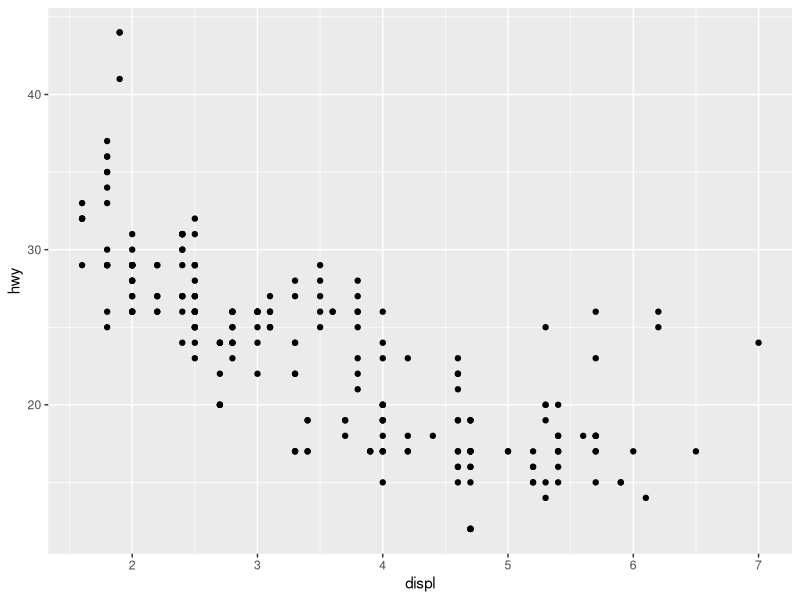
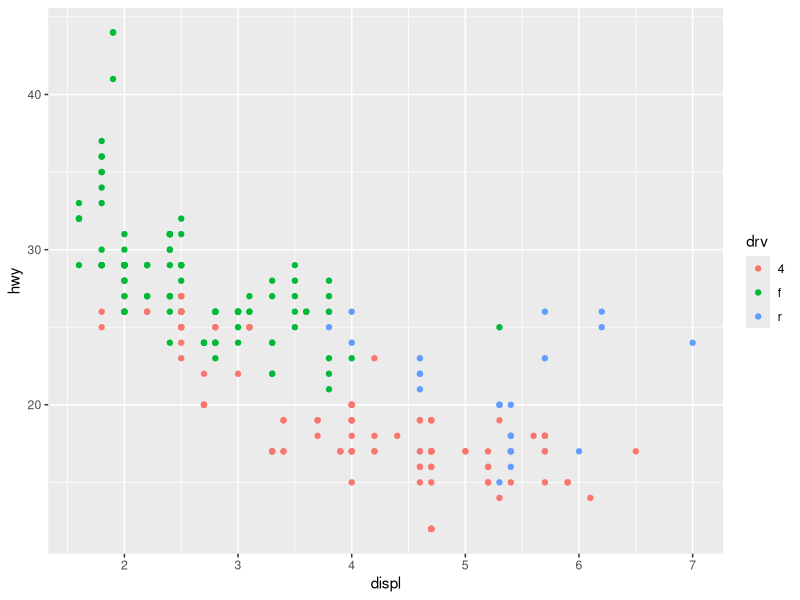
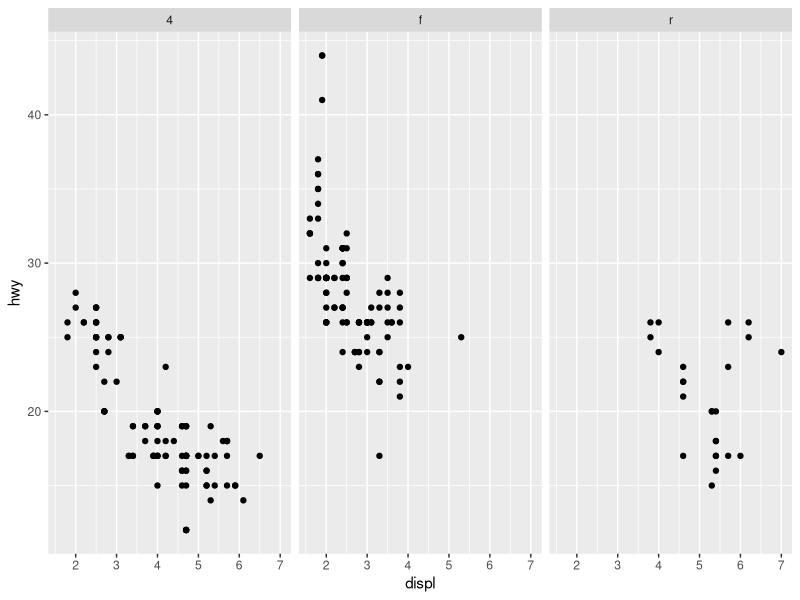
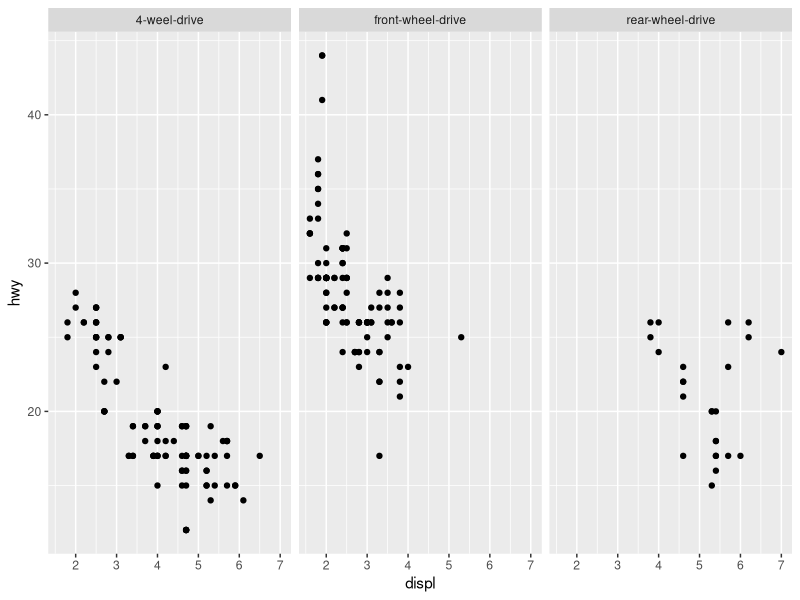
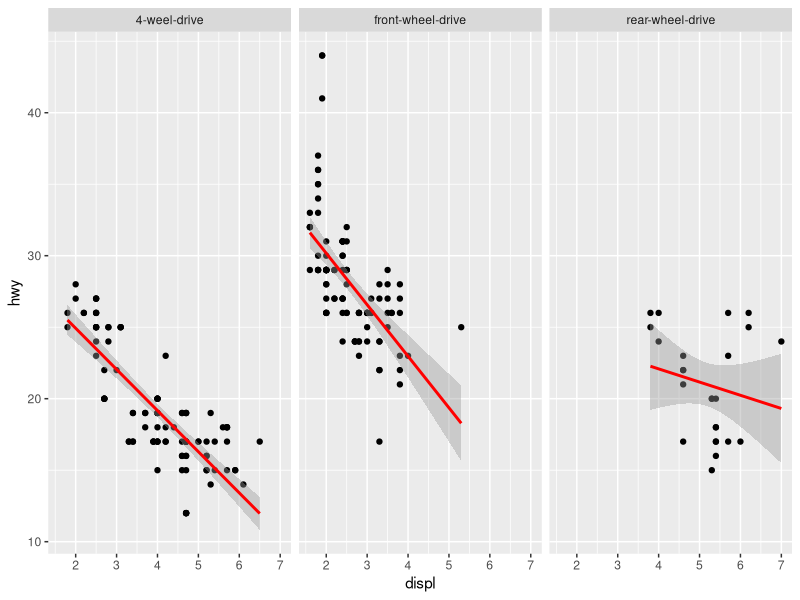
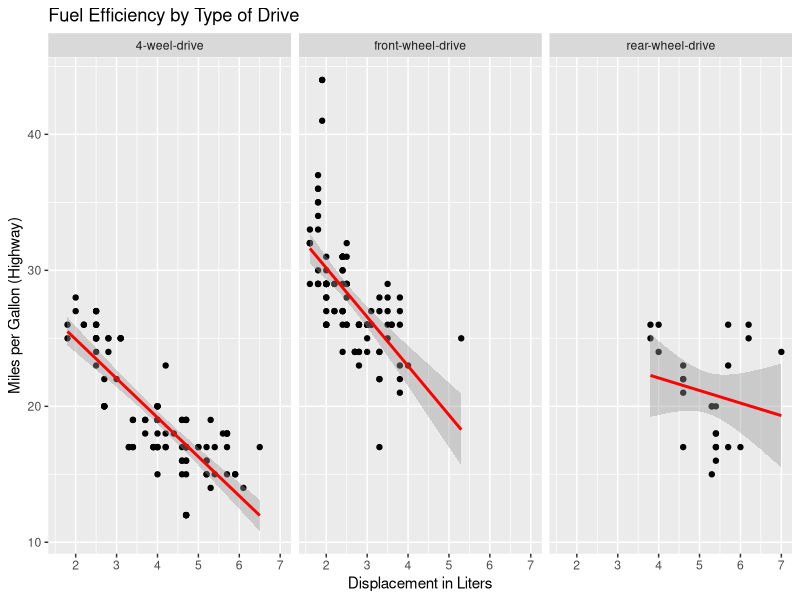
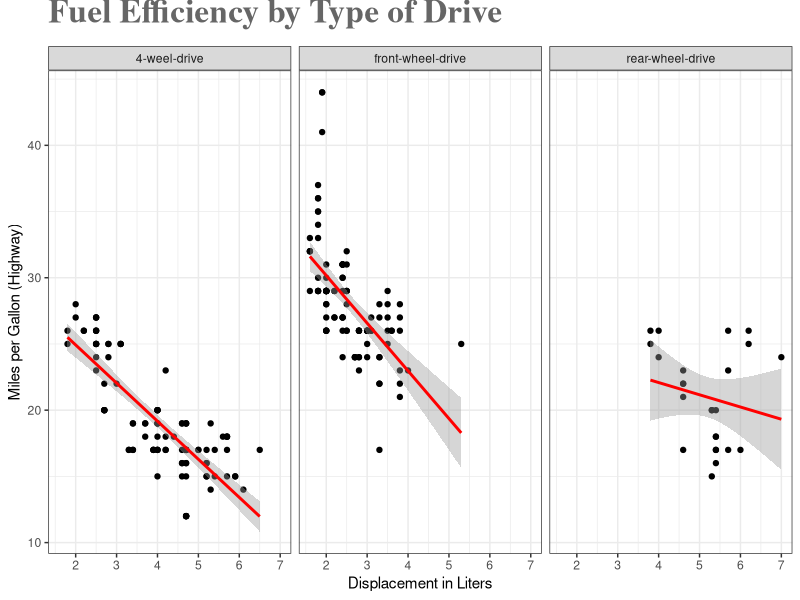
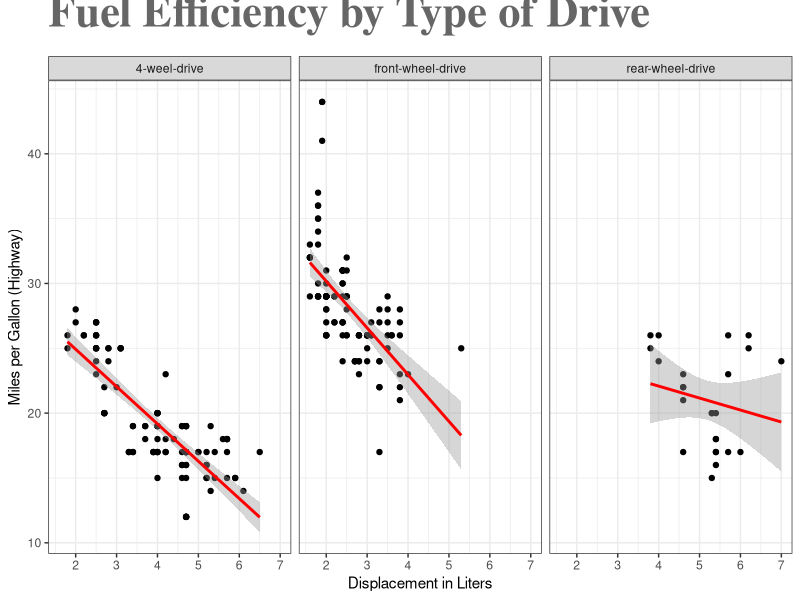

Write the R code that produced these figures, in order.
## ---- chunk 1
library(ggplot2)
str(mpg)
## ---- chunk 2
g  <- ggplot(data = mpg, aes(displ, hwy))
summary(g)
## ---- chunk 3
g  <- ggplot(data = mpg, aes(displ, hwy)) + 
  geom_point()
g
## ---- chunk 4
h  <- ggplot(data = mpg, aes(displ, hwy, color = drv)) + 
  geom_point()
h
## ---- chunk 5
g  <- ggplot(data = mpg, aes(displ, hwy)) + 
  geom_point()
g  <- g + facet_grid(facets = . ~ drv)
g
## ---- chunk 6
mpg$drv <- factor(mpg$drv,
                  labels = c("4-weel-drive", "front-wheel-drive", "rear-wheel-drive")
)
g  <- ggplot(data = mpg, aes(displ, hwy)) + 
             geom_point() +
             facet_grid(facets = . ~ drv)
g
## ---- chunk 7
g  <- g + geom_smooth(method = "lm", se = T, color = "red")
g
## ---- chunk 8
g <- g + labs(y = "Miles per Gallon (Highway)",
              x = "Displacement in Liters",
              title = "Fuel Efficiency by Type of Drive")
g
## ---- chunk 9
g <- g + theme_bw() + 
  theme(plot.title = element_text(family = "Times", 
                                  color="#666666", 
                                  face="bold", size=24, vjust=2))
g
## ---- chunk 10
ggplot(data = mpg, aes(displ, hwy)) + 
  geom_point() +
  facet_grid(facets = . ~ drv) +
  geom_smooth(method = "lm", se = T, color = "red") + 
  labs(y = "Miles per Gallon (Highway)",
       x = "Displacement in Liters",
       title = "Fuel Efficiency by Type of Drive") +
  theme_bw() + 
  theme(plot.title = element_text(family = "Times", color="#666666", 
                                  face="bold", size=32, vjust=2)) 
